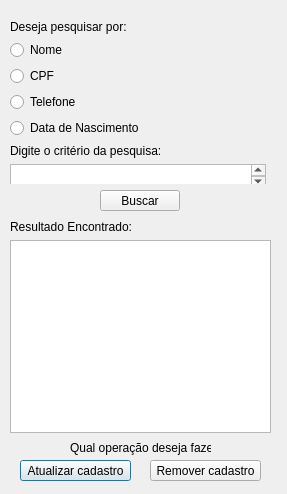
<?xml version="1.0" encoding="UTF-8"?>
<ui version="4.0">
 <class>remove_atualiza</class>
 <widget class="QDialog" name="remove_atualiza">
  <property name="geometry">
   <rect>
    <x>0</x>
    <y>0</y>
    <width>287</width>
    <height>494</height>
   </rect>
  </property>
  <property name="windowTitle">
   <string>Dialog</string>
  </property>
  <widget class="QPushButton" name="btnAtualizarRA">
   <property name="geometry">
    <rect>
     <x>20</x>
     <y>460</y>
     <width>111</width>
     <height>21</height>
    </rect>
   </property>
   <property name="text">
    <string>Atualizar cadastro</string>
   </property>
  </widget>
  <widget class="QPushButton" name="btnRemoverRA">
   <property name="geometry">
    <rect>
     <x>150</x>
     <y>460</y>
     <width>111</width>
     <height>21</height>
    </rect>
   </property>
   <property name="text">
    <string>Remover cadastro</string>
   </property>
  </widget>
  <widget class="QWidget" name="layoutWidget">
   <property name="geometry">
    <rect>
     <x>10</x>
     <y>20</y>
     <width>264</width>
     <height>164</height>
    </rect>
   </property>
   <layout class="QFormLayout" name="formLayout_3">
    <item row="0" column="0">
     <widget class="QLabel" name="label_4">
      <property name="text">
       <string>Deseja pesquisar por:</string>
      </property>
     </widget>
    </item>
    <item row="1" column="0">
     <widget class="QRadioButton" name="radNomeRA">
      <property name="text">
       <string>Nome</string>
      </property>
     </widget>
    </item>
    <item row="2" column="0">
     <widget class="QRadioButton" name="radCpfRA">
      <property name="text">
       <string>CPF</string>
      </property>
     </widget>
    </item>
    <item row="3" column="0">
     <widget class="QRadioButton" name="radTelRA">
      <property name="text">
       <string>Telefone</string>
      </property>
     </widget>
    </item>
    <item row="4" column="0">
     <widget class="QRadioButton" name="radDatanascRA">
      <property name="text">
       <string>Data de Nascimento</string>
      </property>
     </widget>
    </item>
    <item row="5" column="0">
     <widget class="QLabel" name="label_5">
      <property name="text">
       <string>Digite o critério da pesquisa:</string>
      </property>
     </widget>
    </item>
    <item row="6" column="0">
     <widget class="QPlainTextEdit" name="txtCriterioRA">
      <property name="minimumSize">
       <size>
        <width>0</width>
        <height>24</height>
       </size>
      </property>
      <property name="maximumSize">
       <size>
        <width>16777215</width>
        <height>24</height>
       </size>
      </property>
     </widget>
    </item>
   </layout>
  </widget>
  <widget class="QLabel" name="label_7">
   <property name="geometry">
    <rect>
     <x>70</x>
     <y>440</y>
     <width>141</width>
     <height>16</height>
    </rect>
   </property>
   <property name="text">
    <string>Qual operação deseja fazer:</string>
   </property>
  </widget>
  <widget class="QPushButton" name="btnBuscarRA">
   <property name="geometry">
    <rect>
     <x>100</x>
     <y>190</y>
     <width>80</width>
     <height>21</height>
    </rect>
   </property>
   <property name="text">
    <string>Buscar</string>
   </property>
  </widget>
  <widget class="QWidget" name="layoutWidget_2">
   <property name="geometry">
    <rect>
     <x>10</x>
     <y>220</y>
     <width>261</width>
     <height>213</height>
    </rect>
   </property>
   <layout class="QGridLayout" name="gridLayout_2">
    <item row="0" column="0">
     <widget class="QLabel" name="label_6">
      <property name="text">
       <string>Resultado Encontrado:</string>
      </property>
     </widget>
    </item>
    <item row="1" column="0">
     <widget class="QTextBrowser" name="txtResultadoRA"/>
    </item>
   </layout>
  </widget>
 </widget>
 <resources/>
 <connections/>
</ui>
